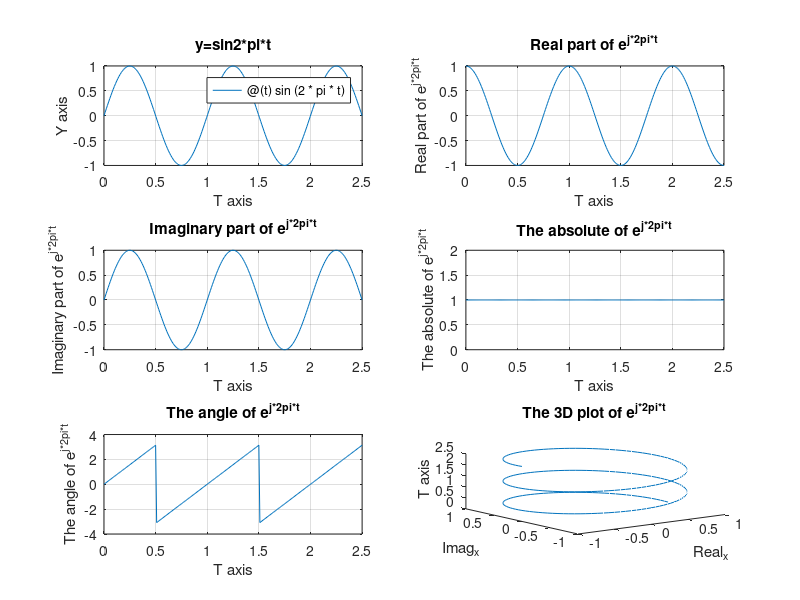

Write the MATLAB code that produced this figure.
% task 1

y = @(t) sin(2*pi*t)
subplot(3,2,1)
fplot(y, [0, 2.5])
title('y=sin2*pi*t')
xlabel('T axis')
ylabel('Y axis')
grid on
hold on

% task 2
T=0:0.01:2.5
X=exp(j*2*pi*T)
Real_X=real(X)
Imag_X=imag(X)
Abs_X=abs(X)
Angle_X=angle(X)
subplot(3,2,2)
plot(T, Real_X)
title('Real part of e^{j*2pi*t}')
grid on
xlabel('T axis')
ylabel('Real part of e^{j*2pi*t}')
subplot(3,2,3)
plot(T, Imag_X)
title('Imaginary part of e^{j*2pi*t}')
grid on
xlabel('T axis')
ylabel('Imaginary part of e^{j*2pi*t}')
subplot(3,2,4)
plot(T, Abs_X)
axis([0 2.5 0 2])
title('The absolute of e^{j*2pi*t}')
xlabel('T axis')
ylabel('The absolute of e^{j*2pi*t}')
grid on
subplot(3,2,5)
plot(T, Angle_X)
title('The angle of e^{j*2pi*t}')
grid on
xlabel('T axis')
ylabel('The angle of e^{j*2pi*t}')

% task 3
subplot(3,2,6)
axis([-1 1 -1 1 0 50])
plot3(Real_X, Imag_X, T)
title('The 3D plot of e^{j*2pi*t}')
xlabel('Real_x')
ylabel('Imag_x')
zlabel('T axis')

% The result can be found in problem_3.fig
